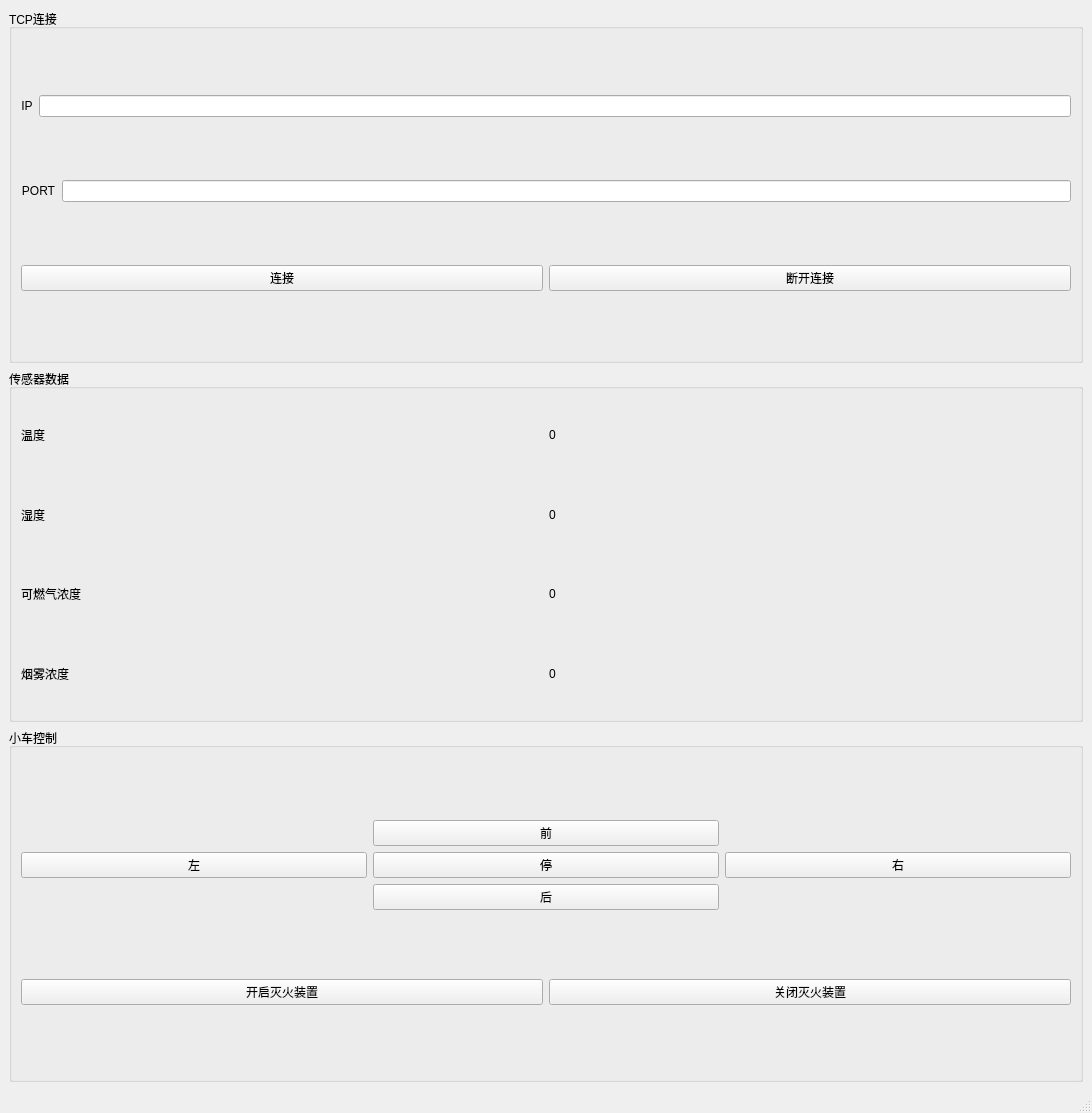
<?xml version="1.0" encoding="UTF-8"?>
<ui version="4.0">
 <class>MainWindow</class>
 <widget class="QMainWindow" name="MainWindow">
  <property name="geometry">
   <rect>
    <x>0</x>
    <y>0</y>
    <width>1092</width>
    <height>1113</height>
   </rect>
  </property>
  <property name="windowTitle">
   <string>MainWindow</string>
  </property>
  <widget class="QWidget" name="centralwidget">
   <layout class="QVBoxLayout" name="verticalLayout_4">
    <item>
     <widget class="QGroupBox" name="groupBox_3">
      <property name="title">
       <string>TCP连接</string>
      </property>
      <layout class="QVBoxLayout" name="verticalLayout_3">
       <item>
        <layout class="QHBoxLayout" name="horizontalLayout">
         <item>
          <widget class="QLabel" name="IP">
           <property name="text">
            <string>IP</string>
           </property>
           <property name="alignment">
            <set>Qt::AlignCenter</set>
           </property>
          </widget>
         </item>
         <item>
          <widget class="QLineEdit" name="IPNum"/>
         </item>
        </layout>
       </item>
       <item>
        <layout class="QHBoxLayout" name="horizontalLayout_2">
         <item>
          <widget class="QLabel" name="PORT">
           <property name="text">
            <string>PORT</string>
           </property>
           <property name="alignment">
            <set>Qt::AlignCenter</set>
           </property>
          </widget>
         </item>
         <item>
          <widget class="QLineEdit" name="PORTNum"/>
         </item>
        </layout>
       </item>
       <item>
        <layout class="QHBoxLayout" name="horizontalLayout_7">
         <item>
          <widget class="QPushButton" name="connectBtn">
           <property name="text">
            <string>连接</string>
           </property>
          </widget>
         </item>
         <item>
          <widget class="QPushButton" name="disconnectBtn">
           <property name="text">
            <string>断开连接</string>
           </property>
          </widget>
         </item>
        </layout>
       </item>
      </layout>
     </widget>
    </item>
    <item>
     <widget class="QGroupBox" name="groupBox">
      <property name="title">
       <string>传感器数据</string>
      </property>
      <layout class="QVBoxLayout" name="verticalLayout">
       <item>
        <layout class="QHBoxLayout" name="horizontalLayout_3">
         <item>
          <widget class="QLabel" name="Temper">
           <property name="text">
            <string>温度</string>
           </property>
          </widget>
         </item>
         <item>
          <widget class="QLabel" name="TemperNum">
           <property name="text">
            <string>0</string>
           </property>
          </widget>
         </item>
        </layout>
       </item>
       <item>
        <layout class="QHBoxLayout" name="horizontalLayout_4">
         <item>
          <widget class="QLabel" name="Mois">
           <property name="text">
            <string>湿度</string>
           </property>
          </widget>
         </item>
         <item>
          <widget class="QLabel" name="MoisNum">
           <property name="text">
            <string>0</string>
           </property>
          </widget>
         </item>
        </layout>
       </item>
       <item>
        <layout class="QHBoxLayout" name="horizontalLayout_5">
         <item>
          <widget class="QLabel" name="Gas">
           <property name="text">
            <string>可燃气浓度</string>
           </property>
          </widget>
         </item>
         <item>
          <widget class="QLabel" name="GasNum">
           <property name="text">
            <string>0</string>
           </property>
          </widget>
         </item>
        </layout>
       </item>
       <item>
        <layout class="QHBoxLayout" name="horizontalLayout_6">
         <item>
          <widget class="QLabel" name="Smoke">
           <property name="text">
            <string>烟雾浓度</string>
           </property>
          </widget>
         </item>
         <item>
          <widget class="QLabel" name="SmokeNum">
           <property name="text">
            <string>0</string>
           </property>
          </widget>
         </item>
        </layout>
       </item>
      </layout>
     </widget>
    </item>
    <item>
     <widget class="QGroupBox" name="groupBox_2">
      <property name="title">
       <string>小车控制</string>
      </property>
      <layout class="QVBoxLayout" name="verticalLayout_2">
       <item>
        <layout class="QGridLayout" name="gridLayout">
         <item row="0" column="1">
          <widget class="QPushButton" name="Forward">
           <property name="text">
            <string>前</string>
           </property>
          </widget>
         </item>
         <item row="1" column="0">
          <widget class="QPushButton" name="Left">
           <property name="text">
            <string>左</string>
           </property>
          </widget>
         </item>
         <item row="1" column="1">
          <widget class="QPushButton" name="Stop">
           <property name="text">
            <string>停</string>
           </property>
          </widget>
         </item>
         <item row="1" column="2">
          <widget class="QPushButton" name="Right">
           <property name="text">
            <string>右</string>
           </property>
          </widget>
         </item>
         <item row="2" column="1">
          <widget class="QPushButton" name="Back">
           <property name="text">
            <string>后</string>
           </property>
          </widget>
         </item>
        </layout>
       </item>
       <item>
        <layout class="QHBoxLayout" name="horizontalLayout_9">
         <item>
          <widget class="QPushButton" name="pushButton">
           <property name="text">
            <string>开启灭火装置</string>
           </property>
          </widget>
         </item>
         <item>
          <widget class="QPushButton" name="pushButton_2">
           <property name="text">
            <string>关闭灭火装置</string>
           </property>
          </widget>
         </item>
        </layout>
       </item>
      </layout>
     </widget>
    </item>
   </layout>
  </widget>
  <widget class="QStatusBar" name="statusbar"/>
 </widget>
 <resources/>
 <connections/>
</ui>
